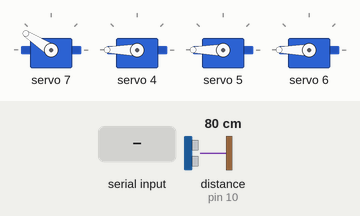
Bench run of a sketch on a simulated Arduino Uno, built with avr-gcc and run on an emulated ATmega328P. Shown: 4 × servo. Wiring (inferred from the names in the program): ultrasonic range finder: trigger pin 9; echo pin 10. The test bench sets the inputs (shaded band); at power-on: distance to the obstacle (sensor on pin 10) 80 cm. The echo pulse lasts 58.3 µs per cm; random numbers use the default seed unless the sketch sets one.

Above: at 1.2 s.
1.3 s: distance to the obstacle (sensor on pin 10) set to 63 cm
At 2.4 s:
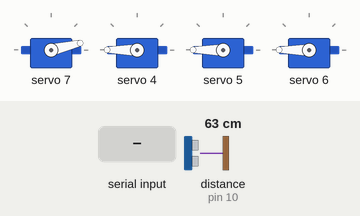
4.3 s: distance to the obstacle (sensor on pin 10) set to 55 cm
At 4.9 s:
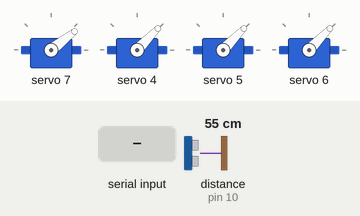
At 5.3 s:
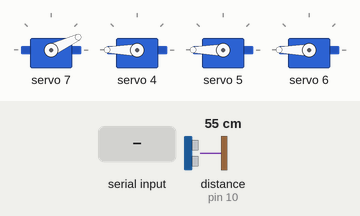
7.3 s: distance to the obstacle (sensor on pin 10) set to 120 cm
At 8.0 s:
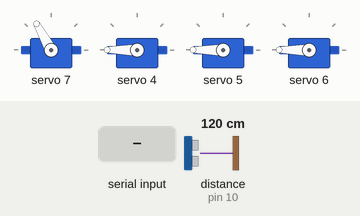
10.3 s: distance to the obstacle (sensor on pin 10) set to 2 cm
13.3 s: "1" received over Serial
16.3 s: distance to the obstacle (sensor on pin 10) set to 250 cm
Timing chart, 0 to 24.4 s (numbered marks = the images above; inputs shaded):
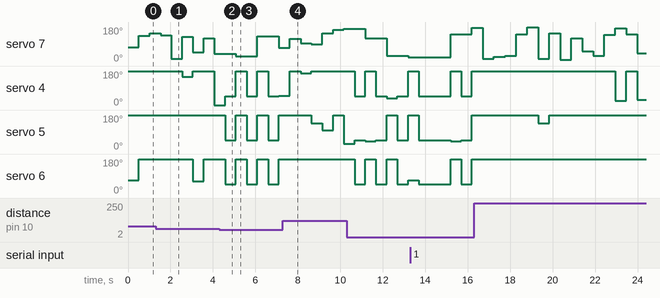

Measured:
- the behaviour switches between 61 and 60 cm on distance to the obstacle (sensor on pin 10) (found by bisection; images 1 and 2)
- after the input at 4.3 s, servo 6: alternates 180° for 0.51 s and 46° for 0.50 s, starting after 0.28 s

The sketch:

tree_mouth.ino
```cpp
#include <Wire.h>
#include <Adafruit_PWMServoDriver.h>

// Создаем объект для управления PCA9685 с адресом 0x40
Adafruit_PWMServoDriver pwm = Adafruit_PWMServoDriver(0x40);

// Ультразвуковой датчик
const int trigPin = 9;
const int echoPin = 10;

// Сервоприводы (номера каналов на PCA9685)
const int servo1Channel = 4;
const int servo2Channel = 5;
const int servo3Channel = 6;
const int servo4Channel = 7;

// RGB светодиоды (номера каналов на PCA9685)
const int redLEDChannel = 4;
const int greenLEDChannel = 5;
const int blueLEDChannel = 6;

// Команда возврата
const char returnCommand[] = "yasm";
bool returnPosition = false;

// Константы для серво
#define SERVOMIN  150 // Минимальная длина импульса для сервопривода
#define SERVOMAX  600 // Максимальная длина импульса для сервопривода

void setup() {
  Serial.begin(9600);

  // Настройка пинов ультразвукового датчика
  pinMode(trigPin, OUTPUT);
  pinMode(echoPin, INPUT);

  // Инициализация PCA9685
  pwm.begin();
  pwm.setPWMFreq(60);  // Установка частоты ШИМ в 60 Гц
}

void loop() {
  // Проверка расстояния до цели
  long duration, distance;
  digitalWrite(trigPin, LOW);
  delayMicroseconds(2);
  digitalWrite(trigPin, HIGH);
  delayMicroseconds(10);
  digitalWrite(trigPin, LOW);
  duration = pulseIn(echoPin, HIGH);
  distance = (duration / 2) / 29.1;

  // Если цель на расстоянии меньше 60 см, поворачиваем три сервопривода
  if (distance < 60 && !returnPosition) {
    moveServo(servo1Channel, 40);
    moveServo(servo2Channel, 40);
    moveServo(servo3Channel, 40);
    delay(500); // Небольшая задержка для выполнения движения
  }

  // Чтение команды возврата через Serial
  if (Serial.available() > 0) {
    String input = Serial.readString();
    if (input.equals(returnCommand)) {
      returnPosition = true;
    }
  }

  // Возврат на исходное положение при получении команды
  if (returnPosition) {
    moveServo(servo1Channel, 0);
    moveServo(servo2Channel, 0);
    moveServo(servo3Channel, 0);
    delay(500); // Небольшая задержка для выполнения движения
    returnPosition = false;
  }

  // Параллельное движение 4 сервопривода и управление RGB светодиодами
  moveServo(servo4Channel, random(0, 180));
  setColor(random(0, 255), random(0, 255), random(0, 255));
  delay(500);
}

// Функция для перемещения сервопривода
void moveServo(int channel, int angle) {
  int pulse = map(angle, 0, 180, SERVOMIN, SERVOMAX);
  pwm.setPWM(channel, 0, pulse);
}

// Функция для установки цвета RGB светодиодов
void setColor(int red, int green, int blue) {
  pwm.setPWM(redLEDChannel, 0, map(red, 0, 255, 0, 4095));
  pwm.setPWM(greenLEDChannel, 0, map(green, 0, 255, 0, 4095));
  pwm.setPWM(blueLEDChannel, 0, map(blue, 0, 255, 0, 4095));
}
```
